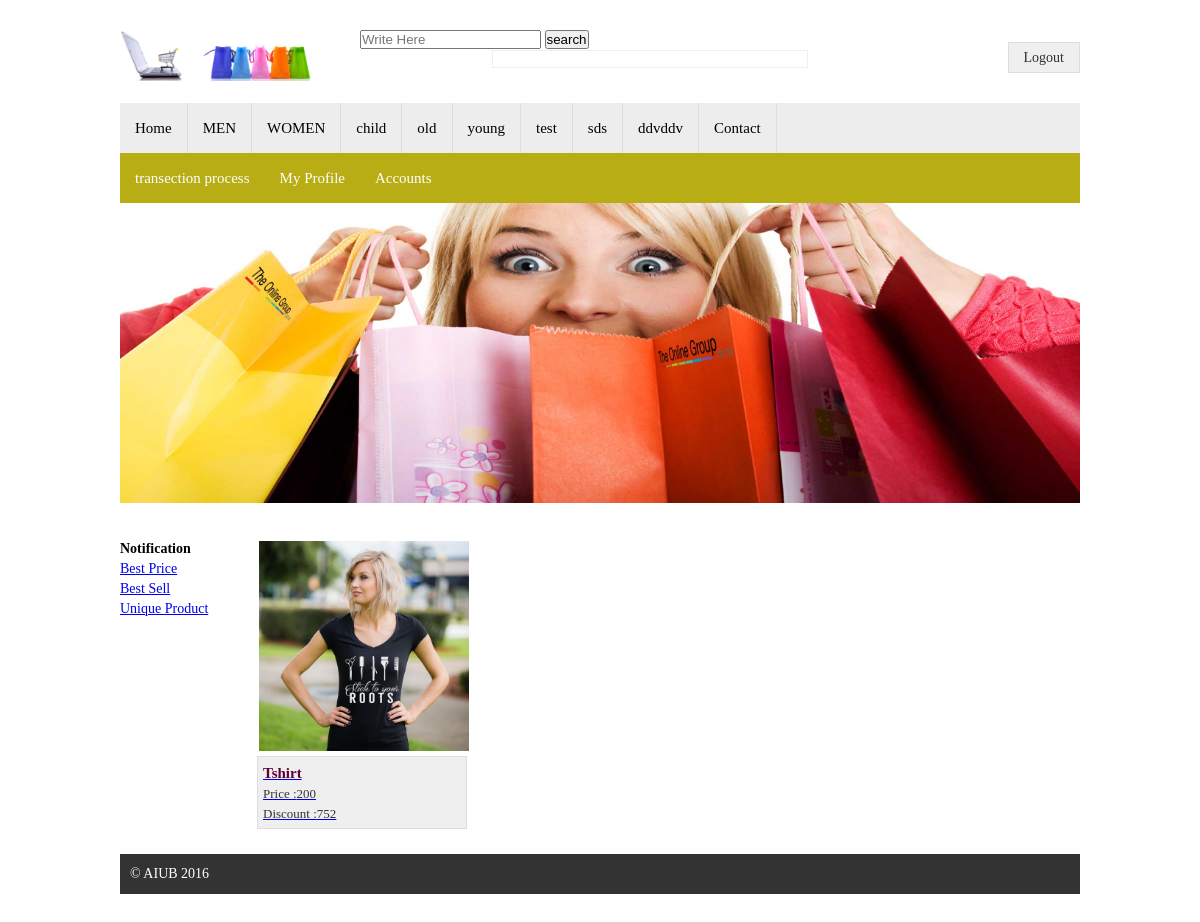
/categoryProduct.php?id=3 (signed in), run on the app's committed database.
### tables this page shows
CREATE TABLE `category` (
  `id` int(6) UNSIGNED NOT NULL,
  `category_name` varchar(100) NOT NULL,
  `signup_date` timestamp NOT NULL DEFAULT CURRENT_TIMESTAMP ON UPDATE CURRENT_TIMESTAMP
);

CREATE TABLE `products` (
  `id` int(6) UNSIGNED NOT NULL,
  `name` varchar(255) NOT NULL,
  `quantity` int(11) NOT NULL,
  `price` int(11) NOT NULL,
  `category_id` int(11) NOT NULL,
  `image` varchar(255) DEFAULT NULL,
  `discount` int(11) DEFAULT NULL,
  `uniqueP` varchar(5) DEFAULT NULL,
  `signup_date` timestamp NOT NULL DEFAULT CURRENT_TIMESTAMP ON UPDATE CURRENT_TIMESTAMP
);

### template/menu2.php (the view, shortened to what this page needs)
<div class="mainmenu">
	<ul>
		<li><a href="index.php">Home</a></li>
		<?php
			$mysqli = new mysqli("localhost","root","","sp1");
			$menusql = "SELECT * FROM category";
			$menuCategory = $mysqli->query($menusql);
			$check_menuCategory = $menuCategory->num_rows;
			if ($check_menuCategory > 0) {
			    while ($menuCategories = $menuCategory->fetch_object()) { ?>
		    		<li><a href="categoryProduct.php?id=<?php echo $menuCategories->id; ?>"><?php echo $menuCategories->category_name; ?></a></li>
	  			<?php }
			}
		?>
		<li><a href="">Contact</a></li>
	</ul>
</div>
	<div class="adminMenu">
		<ul>
			<li><a href="user1.php">transection process</a></li>
			<li><a href="profile2.php">My Profile</a></li>
			<li><a href="user3.php">Accounts</a></li>
		</ul>
	</div>

### categoryProduct.php (shortened to what this page needs)
<?php session_start();
$mysqli = new mysqli("localhost", "root", "rafsan","sp1");
?>
<!DOCTYPE html>
<html>
<head>
	<link rel="stylesheet" type="text/css" href="style.css">
</head>
<body>
	<div class="signup">
	<?php
	if(isset($_SESSION["admin"])){
		$b=$_SESSION["admin"];
	if($b==2){?>
		<?php require 'template/header.php'; ?>
		<?php require 'template/menu.php'; ?>
	<?php}
	elseif($b==1){?>
		<?php require 'template/header.php'; ?>
		<?php require 'template/menu1.php'; ?>
	<?php }
	else{?>
			<?php require 'template/header.php'; ?>
	<?php require 'template/menu2.php';} ?>
		<div class="slider">
			<img src="images/slider.jpg"/>
		</div>
		<div class="maincontent">
			<div class="content">
			<?php
				if(isset($_GET['search'])){
				$productseacrh=$_GET['search'];
$sql = "SELECT * FROM products";
				$products = $mysqli->query($sql);
				$check = $products->num_rows;
				 if ($check > 0) {
			    while ($product = $products->fetch_object()) {
				if($product->name==$productseacrh){
				?>
			    	<a href="singleProduct.php?product_id=<?php echo $product->id ?>">
					 <div class='product'>
					 	<div class="product_image">
					 		<img src='<?php echo $product->image ?>'>
				 		</div>
					 	<div class="product_info">
				 			<h4><?php echo $product->name ?></h4>
					 		<p>Price :<?php echo $product->price ?> </p>
					 		<p>Discount :<?php echo $product->discount ?> </p>
						</div>
				 	</div></a>
				<?php }
				}
				}
	}
else{
			$id = $_GET['id'];
				$sql = "SELECT * FROM products WHERE category_id='".$id."'";
				$products = $mysqli->query($sql);
				$check = $products->num_rows;
				 if ($check > 0) {
				    while ($product = $products->fetch_object()) {  ?>
						 <a href="singleProduct.php?product_id=<?php echo $product->id ?>">
						 <div class='product'>
						 	<div class="product_image">
						 		<img src='<?php echo $product->image ?>'>
					 		</div>
						 	<div class="product_info">
					 			<h4><?php echo $product->name ?></h4>
						 		<p>Price :<?php echo $product->price ?> </p>
						 		<p>Discount :<?php echo $product->discount ?> </p>
							</div></a>
					 	</div>
			  		 <?php }
				} else {
					echo " No product Found for this category";
				}
	}
}
			 ?>
			</div>
		<div class="sidebar">
			<?php require 'template/sidemenu.php'; ?>
			</div>
		</div>
		<div class="footer">
			<p>&copy; AIUB 2016</p>
		</div>
</body>
</html>

### style.css (style rules this page uses)
* { margin: 0;padding: 0 }
body { font-family: arial\\\\\\; font-size: 14px; line-height: 20px; color: #000; }
.slider img { width: 960px; height: 300px; z-index: 0; position: relative; }
.signup { width:960px; margin: 30px auto; display: block; overflow: hidden; }
.mainmenu { background:#ededed; overflow: hidden; }
.mainmenu ul { margin-bottom:0px; padding: 0; list-style: none; }
.mainmenu ul li { float: left; border-right: 1.5px solid #ddd; }
.mainmenu ul li a { display: block; color: #000; padding: 15px 15px; text-decoration: none; font-size: 15px; }
.adminMenu { background:#B8AD14; overflow: hidden; }
.adminMenu ul { margin-bottom:0px; padding: 0; list-style: none; }
.adminMenu ul li { float: left; color: }
.adminMenu ul li a { display: block; color: #fff; padding: 15px 15px; text-decoration: none; font-size: 15px; }
.slider { z-index: 0; position: relative; }
.maincontent { overflow: hidden; margin-top: 30px; }
.content { float: right; width: 700px; margin-right:15%; line-height: 1.5; font-size:18px; }
.content .product { float: left; width: 30%; margin-left: 3%; }
.content .product .product_info { background-color: #efefef; border: 1px solid #ddd; padding: 5px; margin: 0; }
.content .product .product_info h4 { font-size: 15px; font-weight: bold; color: #610036; }
.content .product .product_info p { font-size: 13px; color: #333; }
.content .product .product_image { width: 100%; margin: 0 0 -5px; }
.content .product .product_image img { width: 100%; margin:2px; }
.footer { background:#333; color: #fff; margin-top: 25px; padding: 10px; }

### data on the page
category: category_name "MEN"
category: category_name "WOMEN"
category: category_name "child"
category: category_name "old"
category: category_name "young"
category: category_name "test"
category: category_name "sds"
category: category_name "ddvddv"
products: image (picture), name "Tshirt", price "200", discount "752"
